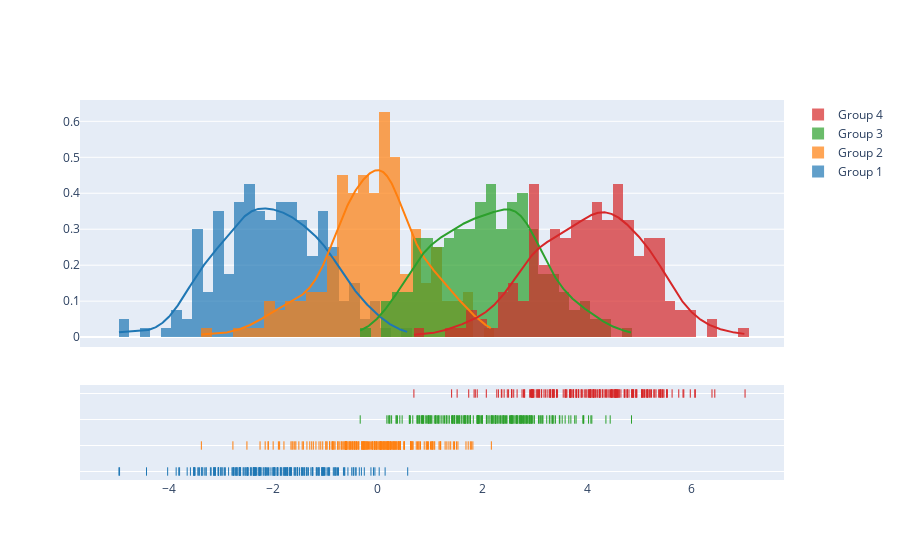

Notebook code for this chart:
### Code cell
import plotly.figure_factory as ff

# Add histogram data
x1 = np.random.randn(200) - 2
x2 = np.random.randn(200)
x3 = np.random.randn(200) + 2
x4 = np.random.randn(200) + 4

# Group data together
hist_data = [x1, x2, x3, x4]

group_labels = ['Group 1', 'Group 2', 'Group 3', 'Group 4']

# Create distplot with custom bin_size
fig = ff.create_distplot(hist_data, group_labels, bin_size=.2)
fig.show()

### Figure 1 — Plotly figure (JSON) as saved in the notebook; plotly's stock layout.template omitted (floating-point values rounded to 4 significant figures; data arrays with more than 128 entries replaced by an {"elided": "..."} marker saying what was removed)
{"data": [{"autobinx": false, "histnorm": "probability density", "legendgroup": "Group 1", "marker": {"color": "rgb(31, 119, 180)"}, "name": "Group 1", "opacity": 0.7, "type": "histogram", "x": {"elided": "200 float values"}, "xaxis": "x", "xbins": {"end": 0.5712, "size": 0.2, "start": -4.95}, "yaxis": "y"}, {"autobinx": false, "histnorm": "probability density", "legendgroup": "Group 2", "marker": {"color": "rgb(255, 127, 14)"}, "name": "Group 2", "opacity": 0.7, "type": "histogram", "x": {"elided": "200 float values"}, "xaxis": "x", "xbins": {"end": 2.171, "size": 0.2, "start": -3.374}, "yaxis": "y"}, {"autobinx": false, "histnorm": "probability density", "legendgroup": "Group 3", "marker": {"color": "rgb(44, 160, 44)"}, "name": "Group 3", "opacity": 0.7, "type": "histogram", "x": {"elided": "200 float values"}, "xaxis": "x", "xbins": {"end": 4.851, "size": 0.2, "start": -0.3366}, "yaxis": "y"}, {"autobinx": false, "histnorm": "probability density", "legendgroup": "Group 4", "marker": {"color": "rgb(214, 39, 40)"}, "name": "Group 4", "opacity": 0.7, "type": "histogram", "x": {"elided": "200 float values"}, "xaxis": "x", "xbins": {"end": 7.022, "size": 0.2, "start": 0.6901}, "yaxis": "y"}, {"legendgroup": "Group 1", "marker": {"color": "rgb(31, 119, 180)"}, "mode": "lines", "name": "Group 1", "showlegend": false, "type": "scatter", "x": {"elided": "500 float values"}, "xaxis": "x", "y": {"elided": "500 float values"}, "yaxis": "y"}, {"legendgroup": "Group 2", "marker": {"color": "rgb(255, 127, 14)"}, "mode": "lines", "name": "Group 2", "showlegend": false, "type": "scatter", "x": {"elided": "500 float values"}, "xaxis": "x", "y": {"elided": "500 float values"}, "yaxis": "y"}, {"legendgroup": "Group 3", "marker": {"color": "rgb(44, 160, 44)"}, "mode": "lines", "name": "Group 3", "showlegend": false, "type": "scatter", "x": {"elided": "500 float values"}, "xaxis": "x", "y": {"elided": "500 float values"}, "yaxis": "y"}, {"legendgroup": "Group 4", "marker": {"color": "rgb(214, 39, 40)"}, "mode": "lines", "name": "Group 4", "showlegend": false, "type": "scatter", "x": {"elided": "500 float values"}, "xaxis": "x", "y": {"elided": "500 float values"}, "yaxis": "y"}, {"legendgroup": "Group 1", "marker": {"color": "rgb(31, 119, 180)", "symbol": "line-ns-open"}, "mode": "markers", "name": "Group 1", "showlegend": false, "type": "scatter", "x": {"elided": "200 float values"}, "xaxis": "x", "y": {"elided": "200 str values"}, "yaxis": "y2"}, {"legendgroup": "Group 2", "marker": {"color": "rgb(255, 127, 14)", "symbol": "line-ns-open"}, "mode": "markers", "name": "Group 2", "showlegend": false, "type": "scatter", "x": {"elided": "200 float values"}, "xaxis": "x", "y": {"elided": "200 str values"}, "yaxis": "y2"}, {"legendgroup": "Group 3", "marker": {"color": "rgb(44, 160, 44)", "symbol": "line-ns-open"}, "mode": "markers", "name": "Group 3", "showlegend": false, "type": "scatter", "x": {"elided": "200 float values"}, "xaxis": "x", "y": {"elided": "200 str values"}, "yaxis": "y2"}, {"legendgroup": "Group 4", "marker": {"color": "rgb(214, 39, 40)", "symbol": "line-ns-open"}, "mode": "markers", "name": "Group 4", "showlegend": false, "type": "scatter", "x": {"elided": "200 float values"}, "xaxis": "x", "y": {"elided": "200 str values"}, "yaxis": "y2"}], "layout": {"barmode": "overlay", "hovermode": "closest", "legend": {"traceorder": "reversed"}, "xaxis": {"anchor": "y2", "domain": [0.0, 1.0], "zeroline": false}, "yaxis": {"anchor": "free", "domain": [0.35, 1], "position": 0.0}, "yaxis2": {"anchor": "x", "domain": [0, 0.25], "dtick": 1, "showticklabels": false}}}
